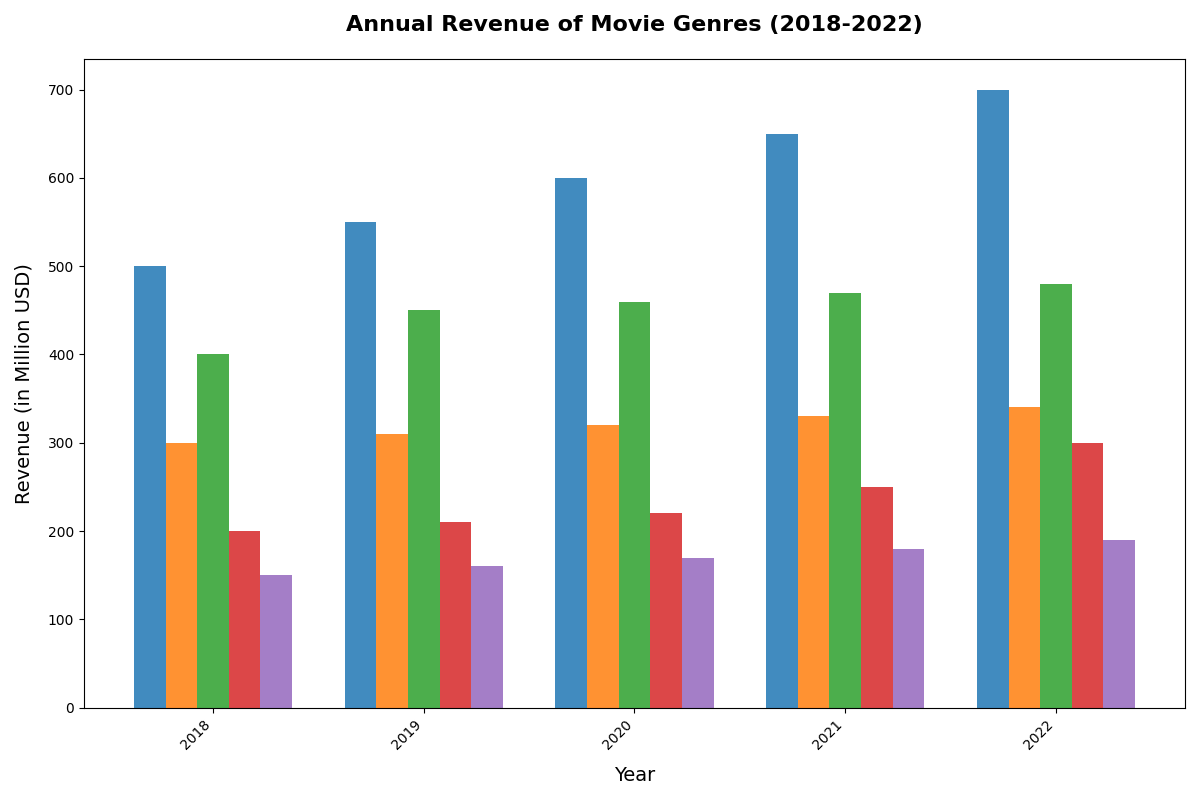

Generate this figure with Python:
import matplotlib.pyplot as plt
import numpy as np

# Define the years
years = np.arange(2018, 2023)

# Annual revenue data for each genre in millions of USD
action = np.array([500, 550, 600, 650, 700])
comedy = np.array([300, 310, 320, 330, 340])
drama = np.array([400, 450, 460, 470, 480])
sci_fi = np.array([200, 210, 220, 250, 300])
animation = np.array([150, 160, 170, 180, 190])

# Colors for each genre
colors = ['#1f77b4', '#ff7f0e', '#2ca02c', '#d62728', '#9467bd']

fig, ax = plt.subplots(figsize=(12, 8))

# Parameters for the bars
bar_width = 0.15
x_indices = np.arange(len(years))

# Plot each genre as a grouped bar
ax.bar(x_indices - 2*bar_width, action, width=bar_width, color=colors[0], alpha=0.85)
ax.bar(x_indices - bar_width, comedy, width=bar_width, color=colors[1], alpha=0.85)
ax.bar(x_indices, drama, width=bar_width, color=colors[2], alpha=0.85)
ax.bar(x_indices + bar_width, sci_fi, width=bar_width, color=colors[3], alpha=0.85)
ax.bar(x_indices + 2*bar_width, animation, width=bar_width, color=colors[4], alpha=0.85)

# Adding title and labels
ax.set_title('Annual Revenue of Movie Genres (2018-2022)', fontsize=16, fontweight='bold', pad=20)
ax.set_xlabel('Year', fontsize=14, labelpad=10)
ax.set_ylabel('Revenue (in Million USD)', fontsize=14, labelpad=10)

# Customize ticks
ax.set_xticks(x_indices)
ax.set_xticklabels(years, rotation=45, ha='right')

# Adjust layout to fit everything nicely
plt.tight_layout()

# Display the plot
plt.show()
